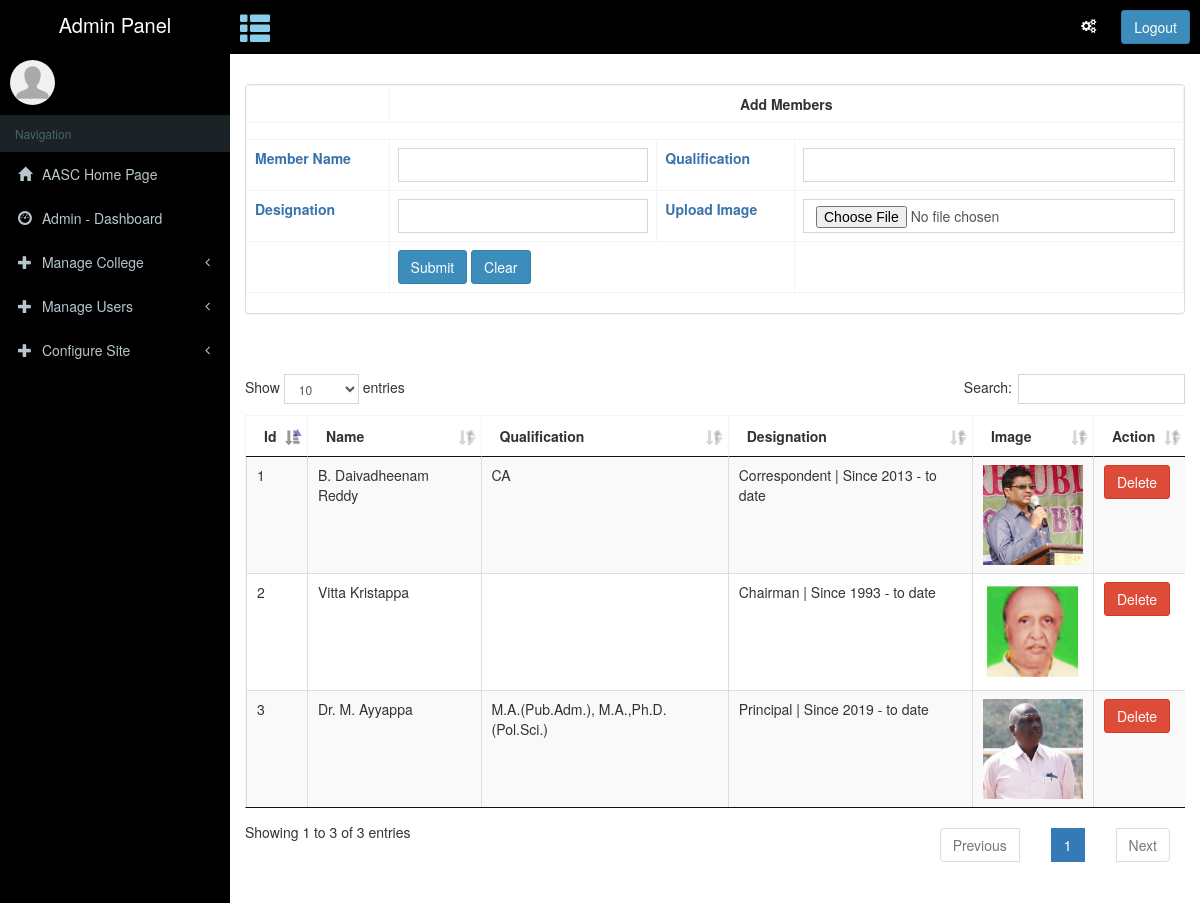
Screenshot of /account/manage-aasc/manage-members.php with the database file from the repository.
### tables this page shows
CREATE TABLE `members` (
  `id` int(255) NOT NULL,
  `name` varchar(150) DEFAULT NULL,
  `qualification` varchar(5000) DEFAULT NULL,
  `designation` varchar(10000) DEFAULT NULL,
  `image` varchar(100) NOT NULL
);

### account/manage-aasc/manage-members.php (the view, shortened to what this page needs)
<!DOCTYPE html>
<html>
<head>
  <?php include '../../assets/dashboard-assets-css.php'; ?>
</head>
<body class="hold-transition skin-blue sidebar-mini">
<div class="wrapper">
            <?php include '../../navbar/dashboard-navbar.php';?>
        <?php include '../../sidebar/dashboard-left-sidebar.php';?>
  <div class="content-wrapper" style="background-color: #ffffff; ">
    <section class="content-header">
    </section>
    <section class="content">
    <div class="panel panel-default table-responsive">
    <form method="post" action="manage-members.php" enctype="multipart/form-data" name="myForm" id="myForm" onsubmit="return validateForm()">
      <table class="table table-bordered">
        <tr>
          <td><th colspan="6" class="panel-heading" style="font-weight: bold; text-align: center;">Add Members</th></td>
           </tr>
        <tr>
          <td align="center" colspan="4">
          </td>
        </tr>
        <tr>
        <?php
         include '../../connection.php';
        ?>
           <td><span style="color: #3973ac; font-weight: bold; ">Member Name</span></td>
           <td><input type="text" name="txtname" id="txtname" class="form-control"></td>
          <td><span style="color: #3973ac; font-weight: bold; ">Qualification</span></td>
           <td><input type="text" name="txtqualification" id="txtqualification" class="form-control"></td>
       </tr>
       <tr>
          <td><span style="color: #3973ac; font-weight: bold; ">Designation</span></td>
            <td><input type="text" name="txtdesignation" id="txtdesignation" class="form-control"></td>
          <td><span style="color: #3973ac; font-weight: bold; "> Upload Image</span></td>
           <td><input type="file" name="img" id="img" class="form-control"></td>
       </tr>
        <tr>
		  <td></td>
          <td align="left" colspan = "2">
            <input type="submit" name="btnsubmit" id="btnsubmit" value="Submit" class="btn btn-primary">
            <input type="button" name="btnclear" id="btnclear" value="Clear" class="btn btn-primary">
          </td>
        </tr>
      </table>
      </form>
    </div>
    <br><br>
    <div class = "table-responsive">
      <table id="example" class="table table-striped table-bordered cell-border" cellspacing="0" width="100%">
        <thead>
          <tr>
            <th>Id</th>
            <th>Name</th>
             <th>Qualification</th>
             <th>Designation</th>
             <th>Image</th>
            <th>Action</th>
          </tr>
        </thead>
        <tbody>
<?php
              $get2 = mysqli_query($conn,"SELECT * FROM members");
              while($row2 = mysqli_fetch_array($get2))
              {
                $id=$row2['id'];
                $name=$row2['name'];
                $qualification=$row2['qualification'];
                $designation=$row2['designation'];
                $image=$row2['image'];
?>
        <div id="tbl_row">
          <tr>
            <td><?php echo $id; ?></td>
            <td><?php echo $name; ?></td>
            <td><?php echo $qualification; ?></td>
            <td><?php echo $designation; ?></td>
            <td><img src="membersimages/<?php echo $image; ?>" style="width: 100px;height: 100px"></td>
			<td>
              <input type="button" name="btnDelete" id="btnDelete" value="Delete" class="btn btn-danger" onclick="delete_row('<?php echo $id; ?>')">
            </td>
          </tr>
        </div>
		<?php
              }
		?>
        </tbody>
      </table>
    </div>
    </section>
  </div>
</div>
</body>
</html>

### assets/dashboard-assets-css.php (shortened to what this page needs)
<link rel="stylesheet" href="../../assets/css/bootstrap.min.css">
<link rel="stylesheet" href="../../assets/css/font-awesome.min.css">
<link rel="stylesheet" href="../../assets/css/ionicons.min.css">
<link rel="stylesheet" href="../../assets/plugins/jvectormap/jquery-jvectormap-1.2.2.css">
<link rel="stylesheet" href="../../assets/dist/css/AdminLTE.min.css">
<link rel="stylesheet" href="../../assets/dist/css/skins/_all-skins.min.css">
<link rel="stylesheet" href="../../assets/css/jquery.dataTables.min.css">
<link rel="stylesheet" href="../../assets/css/dataTables.bootstrap.min.css">
<link rel="stylesheet" href="../../assets/css/jAlert.css">
<link rel="stylesheet" href="../../assets/css/jquery-confirm.css">

### navbar/dashboard-navbar.php (shortened to what this page needs)
<header class="main-header">
  <a href="../index.php" class="logo" style="background-color: #000;">
    <span class="logo-lg" style="background-color: #000;"> Admin Panel </span>
  </a>
  <nav class="navbar navbar-static-top" style="background-color: #000;">
    <h2 href="#" class="glyphicon glyphicon-th-list text-white" data-toggle="push-menu" role="button" style="color: skyblue; margin-top: 11px; margin-left: 10px">
    </h2>
    <div class="navbar-custom-menu">
      <ul class="nav navbar-nav">
        <a href="../../logout.php" class="btn btn-primary" style="margin: 10px 10px 10px 10px; color: white;">Logout</a>
        <li>
            <a href="#" data-toggle="control-sidebar"><i class="fa fa-gears"></i></a>
        </li>
      </ul>
    </div>
  </nav>
</header>

### sidebar/dashboard-left-sidebar.php (shortened to what this page needs)
<aside class="main-sidebar" style="background-color: #000; height: 100px; overflow: auto;">
  <section class="sidebar">
    <div class="user-panel">
      <div class="pull-left image">
        <img src="../../assets/dist/img/default.png" class="img-circle" alt="User Image">
      </div>
      <div class="pull-left info">
      </div>
    </div>
    <ul class="sidebar-menu" data-widget="tree">
      <li class="header">Navigation</li>
      <li>
        <a href="../../index.php">
          <i class="glyphicon glyphicon-home"></i> <span>AASC Home Page</span>
        </a>
      </li>
      <li>
        <a href="../index.php">
          <i class="glyphicon glyphicon-dashboard"></i> <span>Admin - Dashboard</span>
        </a>
      </li>
      <li class="treeview">
        <a href="#">
          <i class="glyphicon glyphicon-plus"></i>
          <span>Manage College</span>
          <span class="pull-right-container">
            <i class="fa fa-angle-left pull-right"></i>
          </span>
        </a>
      </li>
      <li class="treeview">
        <a href="#">
          <i class="glyphicon glyphicon-plus"></i>
          <span>Manage Users</span>
          <span class="pull-right-container">
            <i class="fa fa-angle-left pull-right"></i>
          </span>
        </a>
      </li>
      <li class="treeview">
        <a href="#">
          <i class="glyphicon glyphicon-plus"></i>
          <span>Configure Site</span>
          <span class="pull-right-container">
            <i class="fa fa-angle-left pull-right"></i>
          </span>
        </a>
      </li>
    </ul>
  </section>
</aside>

### assets/css/jAlert.css (style rules this page uses)
html,body { min-height: 100%; }

### rows the page displays
members: id "1", name "B. Daivadheenam Reddy", qualification "CA", designation "Correspondent | Since 2013 - to date", image (picture)
members: id "2", name "Vitta Kristappa", designation "Chairman | Since 1993 - to date", image (picture)
members: id "3", name "Dr. M. Ayyappa", qualification "M.A.(Pub.Adm.), M.A.,Ph.D.(Pol.Sci.)", designation "Principal | Since 2019 - to date", image (picture)
